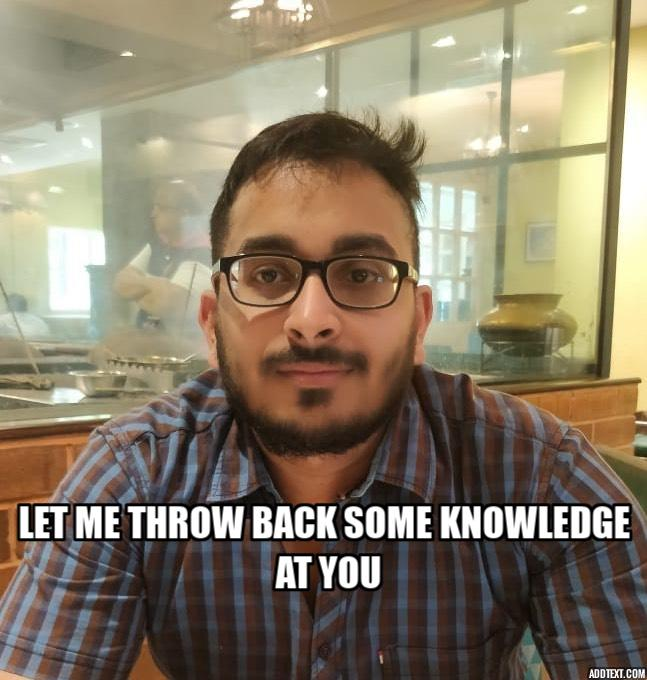
//> input picture assets/anish.jpg, 647 x 680 px
$ ./xproFilter   (built with g++ and OpenCV 4)
//> lines starting //> are read from the running program, lines starting //| are printed output that depends on the picture
#include<opencv2/imgproc.hpp>
#include<opencv2/highgui.hpp>
#include<iostream>

using namespace cv;
using namespace std;

//interpolation
void interpolation(uchar* lut, float* curve, float* originalValue){
    for(int i=0; i<256; i++){
        int j=0;
        float a = i;
        while (a>originalValue[j]){
            j++;
        }
        if(a == originalValue[j]){
            lut[i] = curve[j];
            continue;
        }
        float slope = ((float)(curve[j] - curve[j-1]))/((float)(originalValue[j] - originalValue[j-1]));
        float constant = curve[j] - slope * originalValue[j];
        lut[i] = slope * a + constant;
    }
}

int main(){

    //Read input image
    Mat image = imread("../assets/anish.jpg");
//> image is the input picture: 680 rows x 647 cols, CV_8UC3; mean B, G, R 105, 125.9, 138.1

    //create a copy of the input image to work on
    Mat output = image.clone();
    cout<<output.size()<<endl;
//| [647 x 680]

    //apply the Vignette for Halo effect
    //define vignette scale
    float vignetteScale = 6;
    //calculate the kernel size
    int k = std::min(output.rows, output.cols)/vignetteScale;
//> k = 107

    //create kernel to get Halo effects
    Mat kernelX = getGaussianKernel(output.cols, k);
    Mat kernelY = getGaussianKernel(output.rows, k);
    Mat kernelx_transpose;
    transpose(kernelX, kernelx_transpose);
    Mat kernel = kernelY * kernelx_transpose;
    cout<<kernel.size()<<endl;
//| [647 x 680]

    //Normalize the kernel
    Mat mask;
    normalize(kernel, mask, 0, 1, NORM_MINMAX);

    //convert to float32
    output.convertTo(output, CV_32F);
    mask.convertTo(mask, CV_32F);

    //split the channels
    vector<Mat> channels;
    split(output, channels);
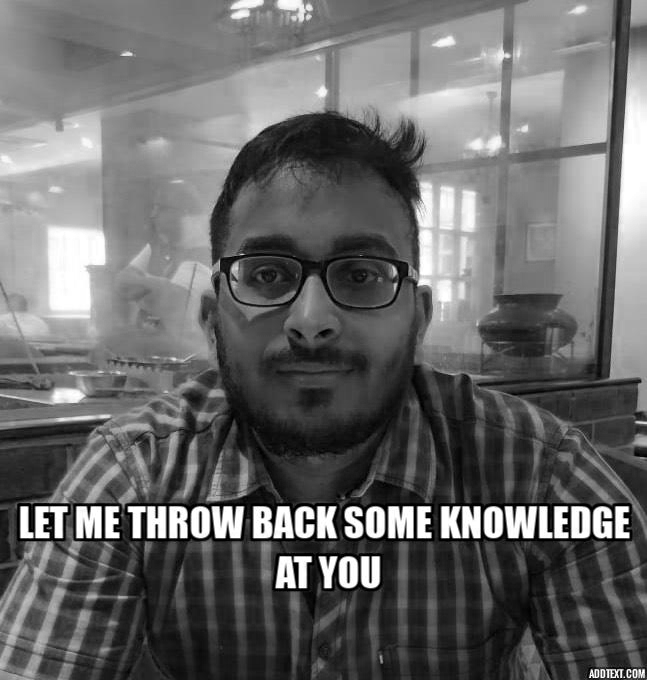
//> channels[0]: 680 rows x 647 cols, CV_32FC1; min 0, max 255, mean 105
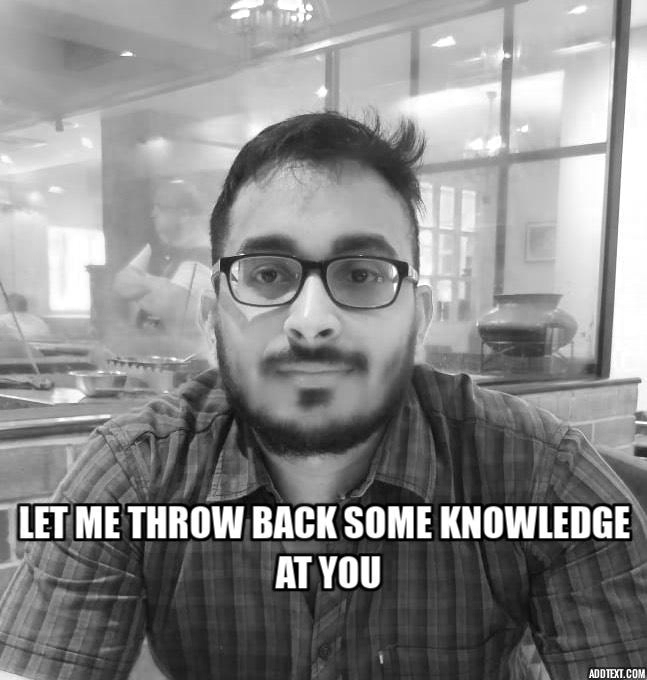
//> channels[2]: 680 rows x 647 cols, CV_32FC1; min 0, max 255, mean 138.1

    //Apply halo effect to all three channels
    channels[0] = channels[0] + channels[0].mul(mask);
    channels[1] = channels[1] + channels[1].mul(mask);
    channels[2] = channels[2] + channels[2].mul(mask);

    //merge the channels
    merge(channels, output);
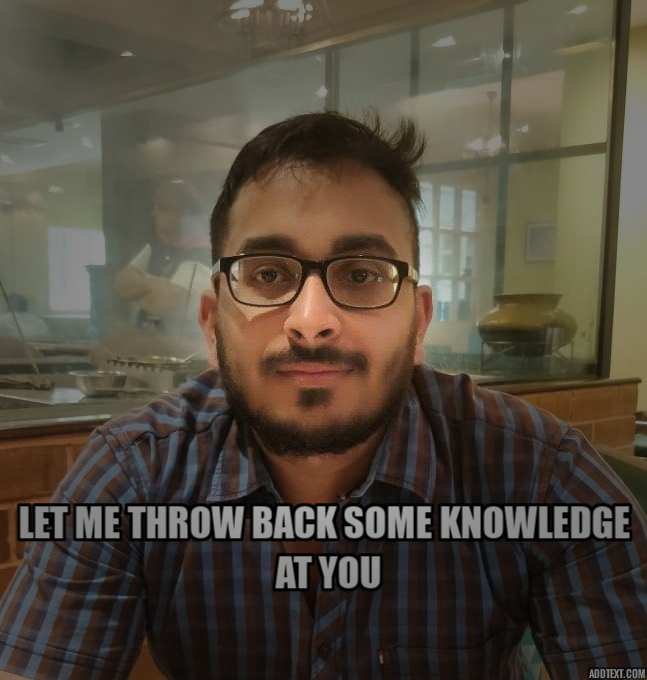
//> output: 680 rows x 647 cols, CV_32FC3; mean B, G, R 118.5, 142.9, 159.4; drawn with min black and max white

    output = output / 2;

    //limit the pixel value between 0 and 255
    min(output, 255, output);
    max(output, 0, output);

    //convert back to cv_8uc3
    output.convertTo(output, CV_8UC3);
//> output: 680 rows x 647 cols, CV_8UC3

    //Splitting the channels
    split(output, channels);
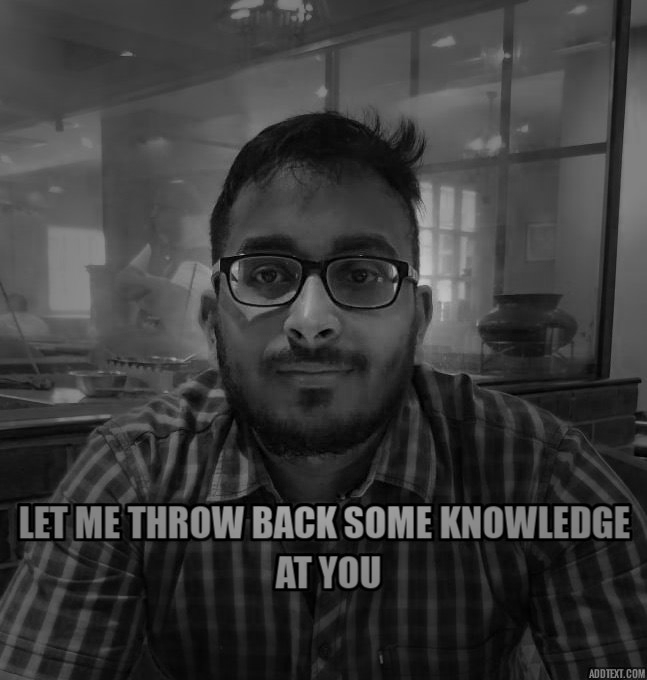
//> channels[0]: 680 rows x 647 cols, CV_8UC1; min 0, max 200, mean 59.3
//> channels[1]: 680 rows x 647 cols, CV_8UC1
//> channels[2]: 680 rows x 647 cols, CV_8UC1

    //Interpolation values
    float redValuesOriginal[] = {0, 42, 105, 148, 185, 255};
    float redValues[] =         {0, 28, 100, 165, 215, 255 };
    float greenValuesOriginal[] = {0, 40, 85, 125, 165, 212, 255};
    float greenValues[] =         {0, 25, 75, 135, 185, 230, 255 };
    float blueValuesOriginal[] = {0, 40, 82, 125, 170, 225, 255 };
    float blueValues[] =         {0, 38, 90, 125, 160, 210, 222};

    //create a lookuptable
    Mat lookupTable(1, 256, CV_8U);
    uchar* lut = lookupTable.ptr();

    //apply interpolation and create lookup table for red channel
    interpolation(lut, redValues, redValuesOriginal);
    //Apply mapping for red Channel
    LUT(channels[2], lookupTable, channels[2]);

    //apply interpolation and create lookup table for green channel
    interpolation(lut, greenValues, greenValuesOriginal);
    //Apply mapping for green Channel
    LUT(channels[1], lookupTable, channels[1]);

    //apply interpolation and create lookup table for blue channel
    interpolation(lut, blueValues, blueValuesOriginal);
    //Apply mapping for blue Channel
    LUT(channels[0], lookupTable, channels[0]);

    //merge back the channels
    merge(channels, output);

    //adjust contrast
    //convert to YcrCb color space
    cvtColor(output, output, COLOR_BGR2YCrCb);
//> output: 680 rows x 647 cols, CV_8UC3; mean of channels 0, 1, 2 67.7, 132.9, 124

    //convert to float32
    output.convertTo(output, CV_32F);
//> output: 680 rows x 647 cols, CV_32FC3; mean of channels 0, 1, 2 67.7, 132.9, 124

    //split the channels
    split(output, channels);
//> channels[0]: 680 rows x 647 cols, CV_32FC1
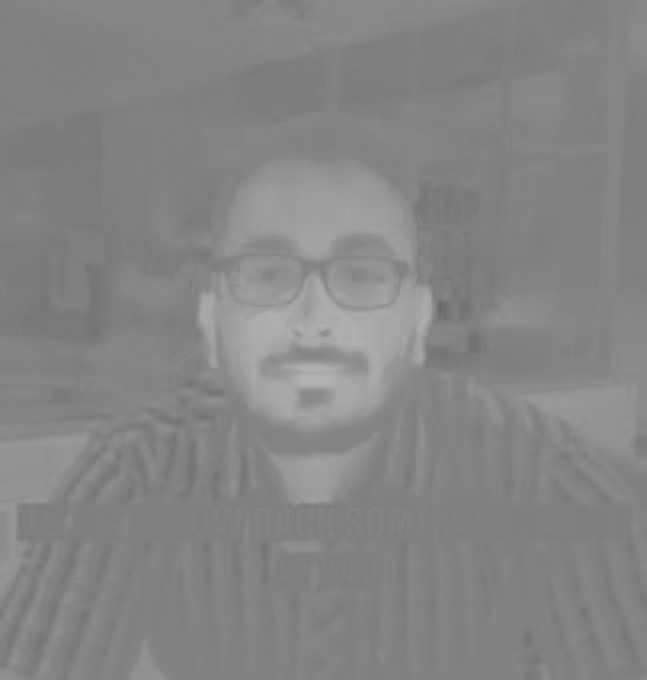
//> channels[1]: 680 rows x 647 cols, CV_32FC1; min 102, max 179, mean 132.9
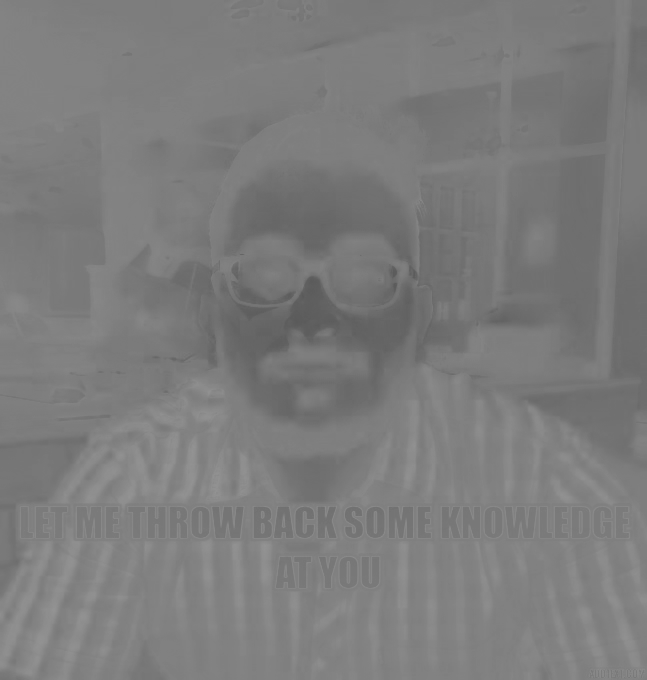
//> channels[2]: 680 rows x 647 cols, CV_32FC1; min 90, max 147, mean 124

    //Scale the Y channel
    channels[0] = channels[0] * 1.2;

    //limit the pixel values between 0 and 255
    min(channels[0], 255, channels[0]);
    max(channels[0], 0, channels[0]);

    //merge back the channels
    merge(channels, output);
//> channels[0]: 680 rows x 647 cols, CV_32FC1; min 0, max 255, mean 81.3
//> output: 680 rows x 647 cols, CV_32FC3; mean of channels 0, 1, 2 81.3, 132.9, 124

    //convert back to cv_8uc3
    output.convertTo(output, CV_8UC3);
//> output: 680 rows x 647 cols, CV_8UC3; mean of channels 0, 1, 2 81.3, 132.9, 124

    //convert back to BGR color space
    cvtColor(output, output, COLOR_YCrCb2BGR);
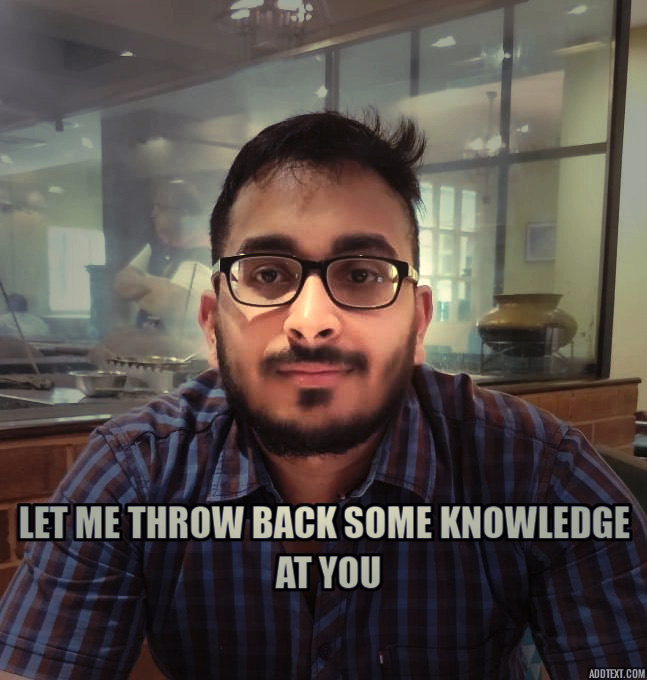
//> output: 680 rows x 647 cols, CV_8UC3; mean B, G, R 74.2, 79.2, 88.2

    //create windows to display images
    namedWindow("image", WINDOW_AUTOSIZE);
    namedWindow("xpro", WINDOW_AUTOSIZE);

    //display images
    imshow("image", image);
    imshow("xpro", output);

    //Press esc to exit the windows
    waitKey(0);

    //close all the opened windows
    destroyAllWindows();

    return 0;
}
